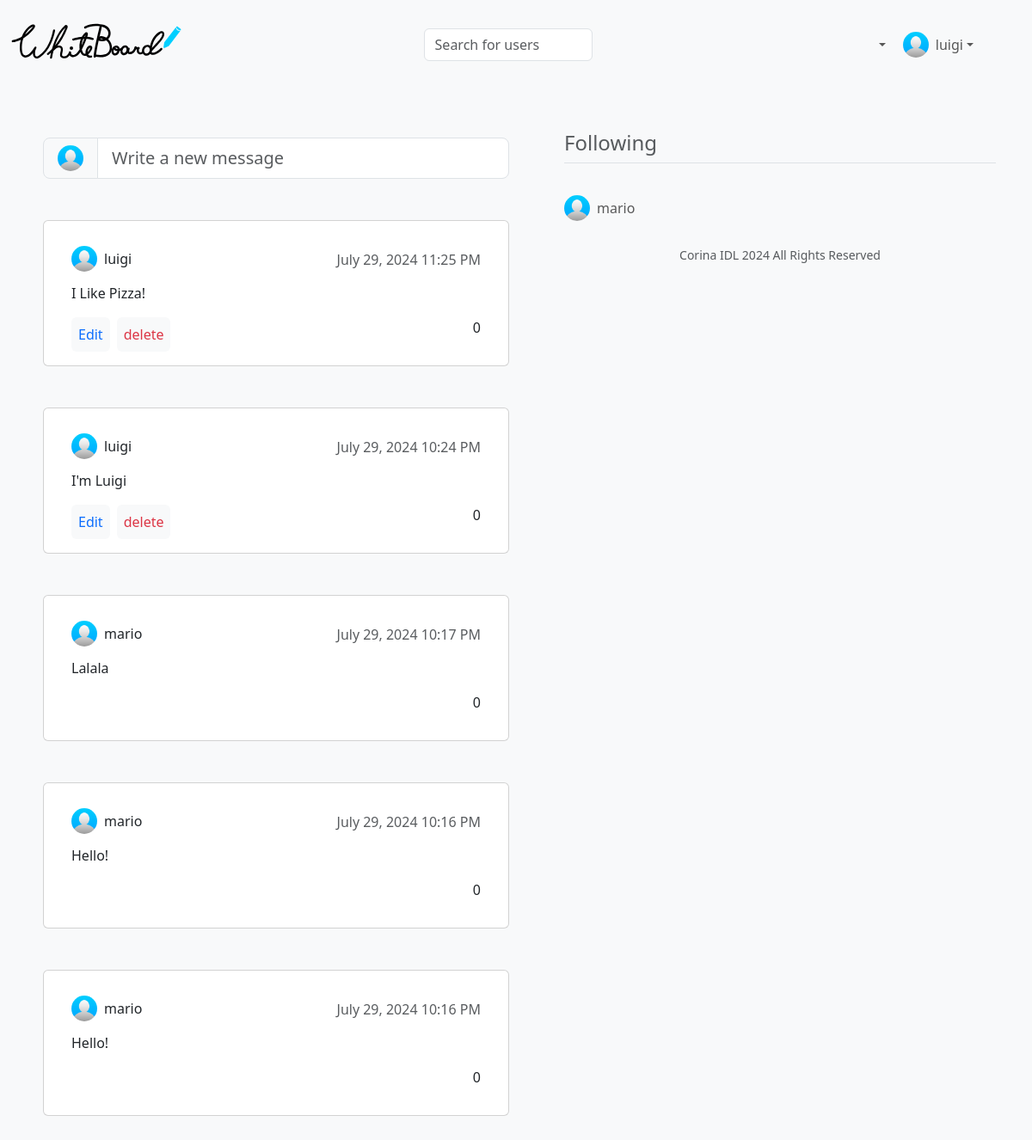
The page / (signed in) on the database as committed earlier.
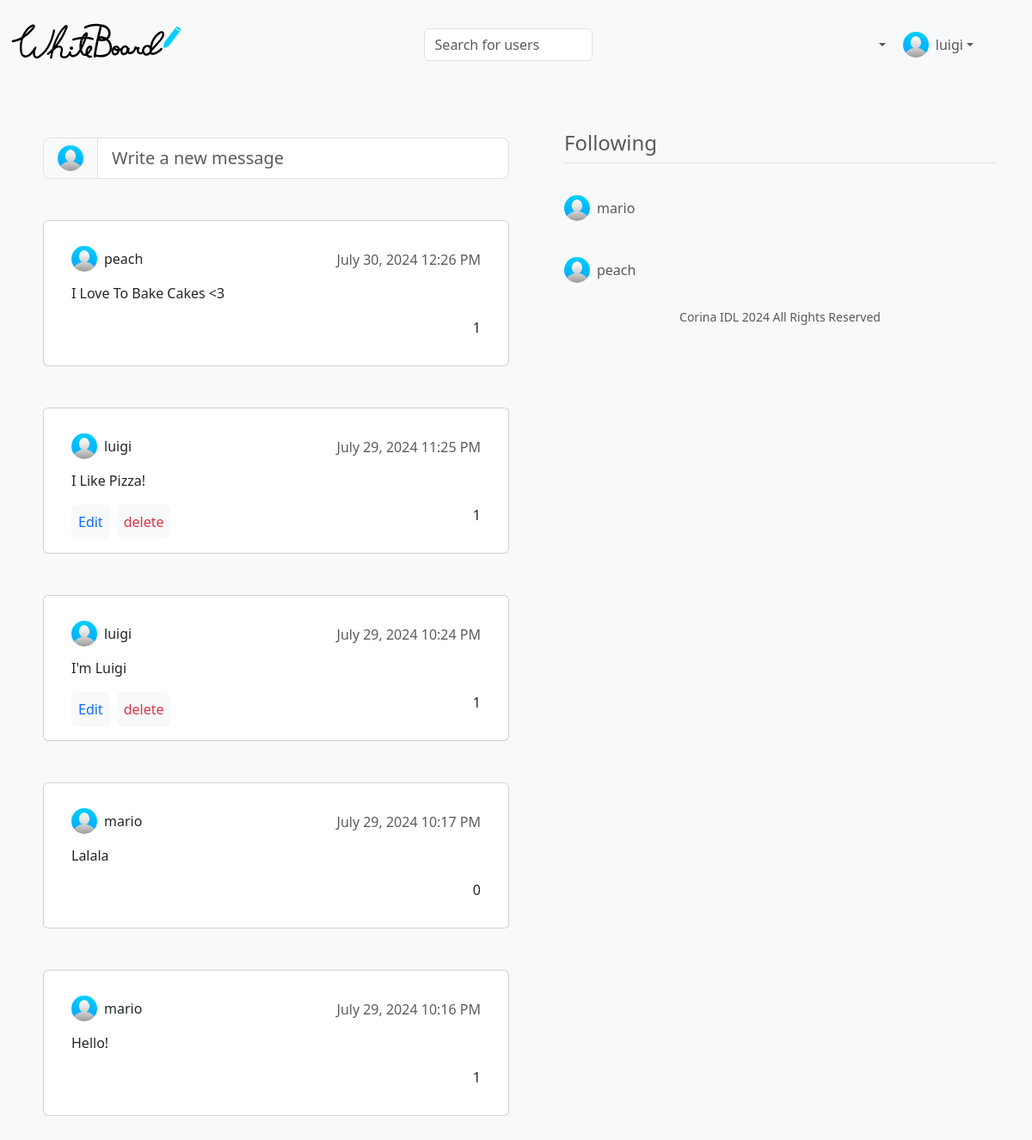
The same page on the database as committed later.
### tables this page shows
CREATE TABLE users (
	id INTEGER PRIMARY KEY AUTOINCREMENT NOT NULL,
	name TEXT NOT NULL,
	email TEXT NOT NULL,
	pass TEXT NOT NULL,
	username TEXT NOT NULL
, workplace TEXT, location TEXT, studies TEXT, phone NUMERIC, image TEXT NOT NULL DEFAULT "avatar.jpg");

CREATE TABLE messages (
	id INTEGER PRIMARY KEY AUTOINCREMENT NOT NULL,
	user_id INTEGER NOT NULL,
	content TEXT NOT NULL,
	date NUMERIC NOT NULL,
	likes INTEGER NOT NULL DEFAULT 0,
	FOREIGN KEY (user_id) REFERENCES users (id)
);

### app.py (the view)
@app.route("/")
@login_required
def index():
    users = db.execute("SELECT * FROM users WHERE id = ?", session["user_id"])
    hack = db.execute("SELECT * FROM followers WHERE user_id = ? AND follows = ?", session["user_id"], session["user_id"])
    if not hack:
        db.execute("INSERT INTO followers (user_id, follows) VALUES (?, ?)", session["user_id"], session["user_id"])
    messages = db.execute("SELECT username, image, content, likes, date, messages.id, messages.user_id FROM users, messages, followers WHERE users.id = messages.user_id AND messages.user_id = followers.follows AND followers.user_id = ? ORDER BY date DESC", session["user_id"])
    following = db.execute("SELECT username, image FROM users, followers WHERE users.id = followers.follows AND followers.user_id = ? AND followers.follows != ? LIMIT 5", session["user_id"], session["user_id"])
    return render_template("index.html", users=users, messages=messages, following=following)

### app.py (called while the page is built)
@app.after_request
def after_request(response):
    response.headers["Cache-Control"] = "no-cache, no-store, must-revalidate"
    response.headers["Expires"] = 0
    response.headers["Pragma"] = "no-cache"
    return response

### helpers.py (called while the page is built)
def login_required(f):
    @wraps(f)
    def decorated_function(*args, **kwargs):
        if session.get("user_id") is None:
            return redirect("/login")
        return f(*args, **kwargs)
    return decorated_function

def format_date(date):
    date_obj = datetime.datetime.strptime(date, '%Y-%m-%d %H:%M:%S')
    new_format = date_obj.strftime('%B %d, %Y %I:%M %p')
    return new_format

### templates/index.html (shortened to what this page needs)
{% extends "layout.html" %}
{% block main %}
    <div class="d-flex">
        <div class="flex-grow-1 mt-2 p-2">
            <div class="input-group input-group-lg mb-5">
                <span class="input-group-text" id="inputGroup-sizing-lg">
                    {% for user in users %}
                        <img src="../static/{{ user.image }}" class="rounded-circle" height="30" alt="Avatar" loading="lazy" />
                    {% endfor %}
                </span>
                <input id="new-message" type="text" class="form-control" aria-label="Sizing example input" aria-describedby="inputGroup-sizing-lg" placeholder="Write a new message" data-bs-toggle="modal" data-bs-target="#exampleModal">
            </div>
            <div class="message-board">
                {% if messages %}
                    {% for msg in messages %}
                    <div class="card mb-5">
                        <div class="card-body mx-3">
                            <div class="d-flex align-items-center justify-content-between">
                                <a class="nav-link d-flex align-items-center" href="/profile/{{ msg.username }}">
                                    <img src="../static/{{ msg.image }}" class="rounded-circle" height="30" alt="Avatar" loading="lazy" />
                                    <p class="mt-3 ms-2">{{ msg.username }}</p>
                                </a>
                                <h6 class="card-subtitle mt-1 text-body-secondary">{{ msg.date | format_date }}</h6>
                            </div>
                            <p class="card-text text-capitalize">{{ msg.content }}</p>
                            {% for user in users %}
                                {% if msg.user_id|int() == user.id|int() %}
                                    <div class="d-flex justify-content-between gap-2">
                                        <div class="d-flex gap-2">
                                            <a href="/edit-msg/{{msg.id}}" class="p-2 bg-light rounded">Edit</a>
                                            <a href="/delete-msg/{{msg.id}}" class="p-2 bg-light rounded text-danger">delete</a>
                                        </div>
                                        <div class="d-flex gap-2">
                                            <a href="/liked/{{msg.id}}/{{msg.user_id}}"><box-icon name='heart'></box-icon></a>
                                            <p>{{ msg.likes }}</p>
                                        </div>
                                    </div>
                                {% else %}
                                    <div class="d-flex justify-content-end gap-2">
                                        <a href="/liked/{{msg.id}}/{{msg.user_id}}"><box-icon name='heart'></box-icon></a>
                                        <p>{{ msg.likes }}</p>
                                    </div>
                                {% endif %}
                            {% endfor %}
                        </div>
                    </div>
                    {% endfor %}
                {% else %}
                    <div class="card mb-5">
                        <div class="card-body mx-3 text-center">
                            <p class="h5 card-subtitle my-5 text-body-secondary">No messages to show yet</p>
                        </div>
                    </div>
                {% endif %}
            </div>
        </div>
        <div class="d-none d-sm-block ps-5 w-50">
            <div class="mb-lg-5 ms-2 me-0 text-muted">
                <strong class="d-block h4 my-2 pb-2 border-bottom">Following</strong>
                {% if following %}
                    <nav class="navbar">
                        <ul class="navbar-nav">
                            {% for user in following %}
                                <li class="nav-item">
                                    <a class="nav-link d-flex align-items-center" href="/profile/{{ user.username }}">
                                        <img src="../static/{{ user.image }}" class="rounded-circle" height="30" alt="Avatar" loading="lazy" />
                                        <p class="mt-3 ms-2">{{ user.username }}</p>
                                    </a>
                                </li>
                            {% endfor %}
                        </ul>
                    </nav>
                {% else %}
                    <p class="my-5 h6 text-center">You are not following any user yet</p>
                {% endif %}
                <footer class="mb-5">
                    <p class="mb-3 small text-center text-muted">
                        Corina IDL <span id="date"></span> All Rights Reserved
                    </p>
                </footer>
            </div>
        </div>
    </div>
{% endblock %}

### templates/layout.html (shortened to what this page needs)
<!DOCTYPE html>
<html lang="en">
<head>
    <link href="https://cdn.jsdelivr.net/npm/bootstrap@5.3.3/dist/css/bootstrap.min.css" rel="stylesheet">
    <link rel="stylesheet" href="../static/styles.css">
</head>
<body class="bg-light">
    <nav class="bg-light navbar navbar-expand-md navbar-light sticky-top">
        <div class="container-fluid">
            <a class="navbar-brand" href="/">
                <img src="../static/whiteboard-logo.svg" alt="WhiteBoard logo" width="200" loading="lazy">
            </a>
            <div class="collapse navbar-collapse" id="navbar">
                {% if session["user_id"] %}
                    <div class="container-lg mt-2">
                        <form class="d-flex align-items-center" role="search">
                            <input class="form-control me-2" type="search" placeholder="Search for users" aria-label="Search">
                            <button class="search-btn" type="submit">
                                <box-icon name='search'></box-icon>
                            </button>
                        </form>
                    </div>
                    <ul class="navbar-nav ms-auto mt-2 d-md-flex align-items-md-center">
                        <li class="nav-item dropdown me-1">
                            <a href="#" class="nav-link dropdown-toggle d-flex align-items-center" data-bs-toggle="dropdown" data-bs-auto-close="outside" aria-expanded="false">
                                <box-icon name='heart'></box-icon>
                            </a>
                        </li>
                        <li class="nav-item dropdown me-lg-5">
                            {% for user in users %}
                                <a class="nav-link dropdown-toggle d-flex align-items-center" href="/profile/{{ user.username }}" data-bs-toggle="dropdown" aria-expanded="false" data-bs-auto-close="outside">
                                    <img src="../static/{{ user.image }}" class="rounded-circle" height="30" alt="Avatar" loading="lazy" />
                                    <p class="mt-3 ms-2">{{ user.username }}</p>
                            </a>
                            {% endfor %}
                        </li>
                    </ul>
                {% endif %}
            </div>
        </div>
    </nav>
    <main class="container py-5">
        {% block main %}{% endblock %}
    </main>
</body>
</html>

### static/styles.css (style rules this page uses)
:root { --blue: #00b7ff; }
* { margin: 0; padding: 0; box-sizing: border-box; }
a { text-decoration: none; }
.search-btn { background: transparent; border: none; }

Rows that differ between the two databases and show on the page:
removed messages: image (placeholder picture), username "mario", date "July 29, 2024 10:16 PM", content "Hello!", likes "0"
added messages: image (placeholder picture), username "peach", date "July 30, 2024 12:26 PM", content "I Love To Bake Cakes <3", likes "1"
changed messages "July 29, 2024 11:25 PM": likes "0" → "1"
changed messages "July 29, 2024 10:24 PM": likes "0" → "1"
changed messages "July 29, 2024 10:16 PM": likes "0" → "1"
now on this page (row unchanged): users: image (placeholder picture), username "peach"
